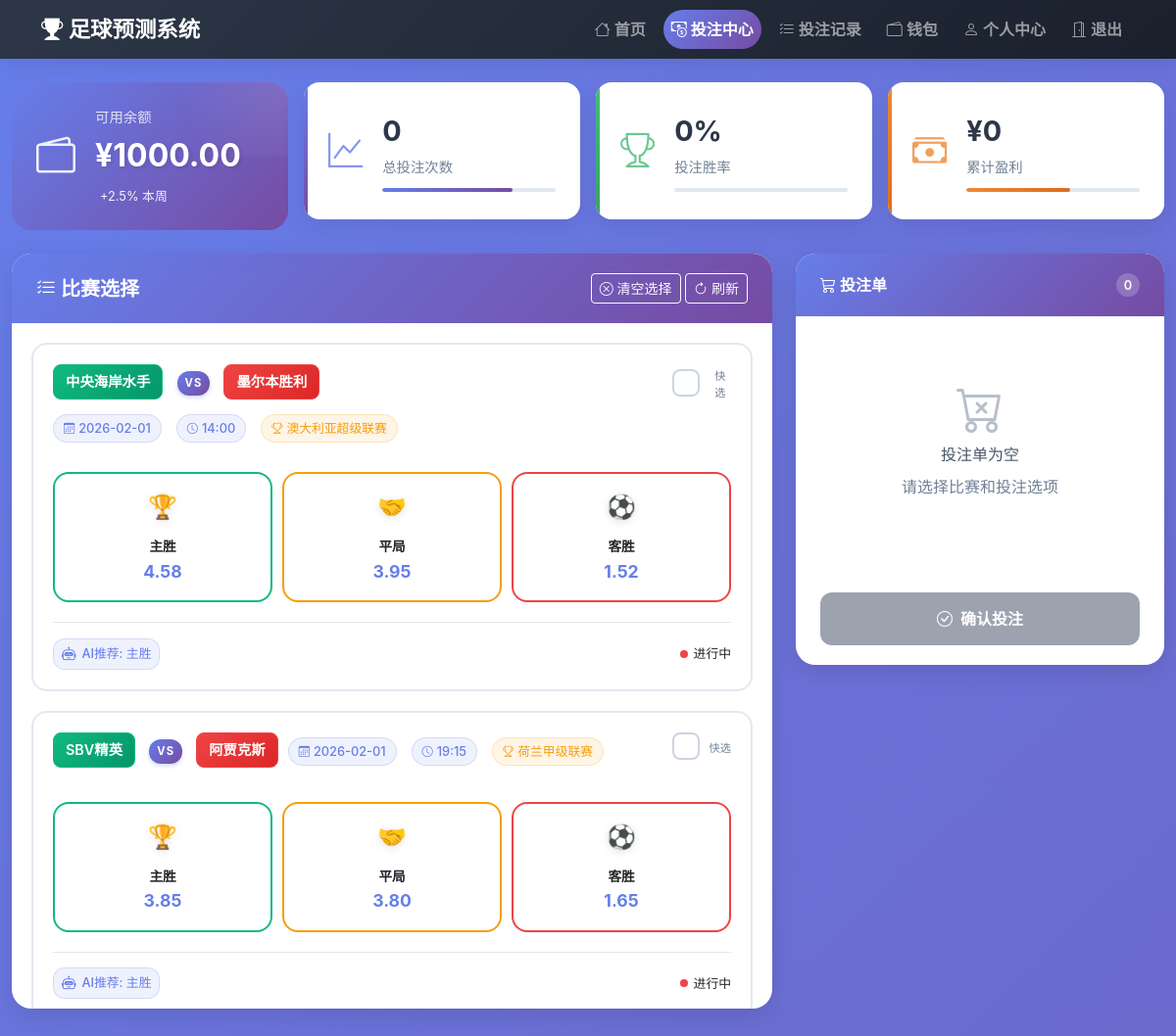
/betting (signed in), run on the app's committed database.
### tables this page shows
CREATE TABLE wallets (
            id INTEGER PRIMARY KEY AUTOINCREMENT,
            user_id INTEGER UNIQUE NOT NULL,
            balance REAL DEFAULT 1000.0,
            total_bet REAL DEFAULT 0.0,
            total_win REAL DEFAULT 0.0,
            total_loss REAL DEFAULT 0.0,
            created_at DATETIME DEFAULT CURRENT_TIMESTAMP,
            updated_at DATETIME DEFAULT CURRENT_TIMESTAMP,
            FOREIGN KEY (user_id) REFERENCES users (id) ON DELETE CASCADE
        );

CREATE TABLE predictions (
                    match_id TEXT PRIMARY KEY,
                    match_date TEXT NOT NULL,
                    match_time TEXT NOT NULL,
                    league TEXT,
                    home_team TEXT,
                    away_team TEXT,
                    ml_prediction TEXT,
                    ml_win_prob REAL,
                    ml_draw_prob REAL,
                    ml_lose_prob REAL,
                    ml_predicted_score TEXT,
                    ml_total_goals_range TEXT,
                    dl_prediction TEXT,
                    dl_win_prob REAL,
                    dl_draw_prob REAL,
                    dl_lose_prob REAL,
                    dl_predicted_score TEXT,
                    dl_total_goals_range TEXT,
                    actual_result TEXT,
                    real_match_id TEXT,
                    ai_prediction TEXT,
                    ai_win_rate REAL,
                    ai_reason TEXT,
                    actual_score TEXT,
                    actual_total_goals INTEGER,
                    actual_home_goals INTEGER,
                    actual_away_goals INTEGER
                , win_odds REAL, draw_odds REAL, lose_odds REAL, last_updated DATETIME);

### app.py (the view)
@app.route('/betting')
@login_required
def betting_center():
    user_id = session['user_id']
    wallet = get_user_wallet(user_id)
    betting_stats = get_betting_statistics(user_id)
    recent_bets = get_user_betting_records(user_id, 10)
    conn = get_db_connection()
    today_str = datetime.now().strftime('%Y-%m-%d')
    available_matches = conn.execute(
        "SELECT * FROM predictions WHERE match_date >= ? ORDER BY match_date, match_time", (today_str,)
    ).fetchall()
    conn.close()
    matches = [dict_from_row(match) for match in available_matches]
    matches = filter_active_matches(matches) # 过滤已结束的比赛
    return render_template('betting.html',
                         wallet=wallet,
                         betting_stats=betting_stats,
                         recent_bets=recent_bets,
                         matches=matches)

### app.py (called while the page is built)
def get_db_connection():
    conn = sqlite3.connect(DB_FILE)
    conn.row_factory = sqlite3.Row  # 这使得查询结果可以像字典一样访问列
    return conn

def dict_from_row(row):
    if row is None:
        return None
    return dict(zip(row.keys(), row))

def get_user_wallet(user_id):
    conn = get_db_connection()
    wallet = conn.execute(
        "SELECT * FROM wallets WHERE user_id = ?", (user_id,)
    ).fetchone()
    conn.close()
    return dict_from_row(wallet) if wallet else None

def get_user_betting_records(user_id, limit=20):
    conn = get_db_connection()
    records = conn.execute('''
        SELECT * FROM betting_records
        WHERE user_id = ?
        ORDER BY bet_time DESC
        LIMIT ?
    ''', (user_id, limit)).fetchall()
    conn.close()
    return [dict_from_row(record) for record in records]

def login_required(f):
    @wraps(f)
    def decorated_function(*args, **kwargs):
        if 'user_id' not in session:
            return redirect(url_for('login'))
        return f(*args, **kwargs)
    return decorated_function

def is_match_finished(match_date, match_time):
    try:
        match_datetime_str = match_date + ' ' + match_time
        match_datetime = datetime.strptime(match_datetime_str, '%Y-%m-%d %H:%M')
        match_end_time = match_datetime + timedelta(hours=2)
        current_time = datetime.now()
        return current_time > match_end_time
    except (ValueError, TypeError):
        return False

def filter_active_matches(matches):
    active_matches = []
    for match in matches:
        if not is_match_finished(match.get('match_date', ''), match.get('match_time', '')):
            active_matches.append(match)
    return active_matches

### templates/betting.html (shortened to what this page needs)
<!DOCTYPE html>
<html lang="zh-CN">
<head>
    <link href="{{ url_for('static', filename='css/bootstrap.min.css') }}" rel="stylesheet">
    <link rel="stylesheet" href="{{ url_for('static', filename='css/bootstrap-icons.css') }}">
</head>
<body>
    <nav class="navbar navbar-expand-lg navbar-dark bg-dark">
        <div class="container">
            <a class="navbar-brand" href="{{ url_for('index') }}">
                <i class="bi bi-trophy-fill"></i> 足球预测系统
            </a>
            <div class="navbar-nav ms-auto">
                <a class="nav-link" href="{{ url_for('index') }}">
                    <i class="bi bi-house"></i> 首页
                </a>
                <a class="nav-link active" href="{{ url_for('betting_center') }}">
                    <i class="bi bi-cash-coin"></i> 投注中心
                </a>
                <a class="nav-link" href="{{ url_for('betting_records') }}">
                    <i class="bi bi-list-check"></i> 投注记录
                </a>
                <a class="nav-link" href="{{ url_for('wallet') }}">
                    <i class="bi bi-wallet2"></i> 钱包
                </a>
                <a class="nav-link" href="{{ url_for('profile') }}">
                    <i class="bi bi-person"></i> 个人中心
                </a>
                <a class="nav-link" href="{{ url_for('logout') }}" onclick="return confirm('确定要退出吗？')">
                    <i class="bi bi-door-open"></i> 退出
                </a>
            </div>
        </div>
    </nav>
    <div class="container-fluid mt-4">
        <div class="dashboard-header mb-4">
            <div class="row g-3">
                <div class="col-lg-3 col-md-6">
                    <div class="wallet-card">
                        <div class="wallet-icon">
                            <i class="bi bi-wallet2"></i>
                        </div>
                        <div class="wallet-content">
                            <div class="wallet-label">可用余额</div>
                            <div class="wallet-amount">¥{{ "%.2f"|format(wallet.balance) if wallet else "0.00" }}</div>
                            <div class="wallet-change">
                                <span>+2.5% 本周</span>
                            </div>
                        </div>
                    </div>
                </div>
                <div class="col-lg-3 col-md-6">
                    <div class="stats-card stats-card-primary">
                        <div class="stats-icon">
                            <i class="bi bi-graph-up"></i>
                        </div>
                        <div class="stats-content">
                            <div class="stats-number">{{ betting_stats.total_bets or 0 }}</div>
                            <div class="stats-label">总投注次数</div>
                            <div class="stats-progress">
                                <div class="progress-bar" style="width: 75%"></div>
                            </div>
                        </div>
                    </div>
                </div>
                <div class="col-lg-3 col-md-6">
                    <div class="stats-card stats-card-success">
                        <div class="stats-icon">
                            <i class="bi bi-trophy"></i>
                        </div>
                        <div class="stats-content">
                            <div class="stats-number">{{ betting_stats.win_rate or 0 }}%</div>
                            <div class="stats-label">投注胜率</div>
                            <div class="stats-progress">
                            </div>
                        </div>
                    </div>
                </div>
                <div class="col-lg-3 col-md-6">
                    <div class="stats-card stats-card-warning">
                        <div class="stats-icon">
                            <i class="bi bi-cash-stack"></i>
                        </div>
                        <div class="stats-content">
                            <div class="stats-number">¥{{ "%.0f"|format(betting_stats.total_win_amount or 0) }}</div>
                            <div class="stats-label">累计盈利</div>
                            <div class="stats-progress">
                                <div class="progress-bar" style="width: 60%"></div>
                            </div>
                        </div>
                    </div>
                </div>
            </div>
        </div>
        <div class="row">
            <div class="col-lg-8 mb-4">
                <div class="betting-panel">
                    <div class="panel-header">
                        <h5><i class="bi bi-list-check"></i> 比赛选择</h5>
                        <div class="panel-actions">
                            <button class="btn btn-sm btn-outline-light" onclick="clearAllSelections()">
                                <i class="bi bi-x-circle"></i> 清空选择
                            </button>
                            <button class="btn btn-sm btn-outline-light" onclick="refreshMatches()">
                                <i class="bi bi-arrow-clockwise"></i> 刷新
                            </button>
                        </div>
                    </div>
                    <div class="match-grid">
                        {% if matches %}
                            {% for match in matches[:12] %}
                            <div class="match-item" data-match-id="{{ match.match_id }}">
                                <div class="match-header">
                                    <div class="match-info">
                                        <div class="match-teams">
                                            <span class="team-badge home">{{ match.home_team }}</span>
                                            <span class="vs-indicator">VS</span>
                                            <span class="team-badge away">{{ match.away_team }}</span>
                                        </div>
                                        <div class="match-details">
                                            <span class="detail-chip">
                                                <i class="bi bi-calendar3"></i>
                                                {{ match.match_date }}
                                            </span>
                                            <span class="detail-chip">
                                                <i class="bi bi-clock"></i>
                                                {{ match.match_time }}
                                            </span>
                                            <span class="detail-chip league">
                                                <i class="bi bi-trophy"></i>
                                                {{ match.league }}
                                            </span>
                                        </div>
                                    </div>
                                    <div class="match-selector">
                                        <div class="custom-checkbox" onclick="toggleMatchSelection('{{ match.match_id }}')" title="快速选择/取消该比赛">
                                        </div>
                                        <span class="selector-label">快选</span>
                                    </div>
                                </div>
                                <div class="betting-section">
                                    <div class="betting-options">
                                        <div class="bet-card win" data-option="胜" data-odds="{{ match.win_odds or 2.1 }}"
                                             onclick="selectBetOption('{{ match.match_id }}', '{{ match.home_team }}', '{{ match.away_team }}', '{{ match.league }}', '{{ match.match_date }}', '{{ match.match_time }}', '胜', {{ match.win_odds or 2.1 }}, this)">
                                            <div class="bet-icon">🏆</div>
                                            <div class="bet-info">
                                                <div class="bet-label">主胜</div>
                                                <div class="bet-odds">{{ "%.2f"|format(match.win_odds or 2.1) }}</div>
                                            </div>
                                        </div>
                                        <div class="bet-card draw" data-option="平" data-odds="{{ match.draw_odds or 3.2 }}"
                                             onclick="selectBetOption('{{ match.match_id }}', '{{ match.home_team }}', '{{ match.away_team }}', '{{ match.league }}', '{{ match.match_date }}', '{{ match.match_time }}', '平', {{ match.draw_odds or 3.2 }}, this)">
                                            <div class="bet-icon">🤝</div>
                                            <div class="bet-info">
                                                <div class="bet-label">平局</div>
                                                <div class="bet-odds">{{ "%.2f"|format(match.draw_odds or 3.2) }}</div>
                                            </div>
                                        </div>
                                        <div class="bet-card lose" data-option="负" data-odds="{{ match.lose_odds or 2.8 }}"
                                             onclick="selectBetOption('{{ match.match_id }}', '{{ match.home_team }}', '{{ match.away_team }}', '{{ match.league }}', '{{ match.match_date }}', '{{ match.match_time }}', '负', {{ match.lose_odds or 2.8 }}, this)">
                                            <div class="bet-icon">⚽</div>
                                            <div class="bet-info">
                                                <div class="bet-label">客胜</div>
                                                <div class="bet-odds">{{ "%.2f"|format(match.lose_odds or 2.8) }}</div>
                                            </div>
                                        </div>
                                    </div>
                                </div>
                                <div class="match-meta">
                                    <div class="ai-recommendation">
                                        <i class="bi bi-robot"></i>
                                        <span>AI推荐: 主胜</span>
                                    </div>
                                    <div class="match-status">
                                        <span class="status-indicator live"></span>
                                        <span>进行中</span>
                                    </div>
                                </div>
                            </div>
                            {% endfor %}
                        {% endif %}
                    </div>
                </div>
            </div>
            <div class="col-lg-4 mb-4">
                <div class="betting-cart">
                    <div class="cart-header">
                        <h6><i class="bi bi-cart3"></i> 投注单</h6>
                        <div class="cart-badge" id="cartCount">0</div>
                    </div>
                    <div class="cart-content" id="cartContent">
                    </div>
                    <div style="padding: 20px 25px;">
                        <button class="place-bet-btn" id="placeBetBtn" onclick="placeBatchBets()" disabled>
                            <i class="bi bi-check-circle"></i>
                            确认投注
                        </button>
                    </div>
                </div>
            </div>
        </div>
    </div>
</body>
</html>

### data on the page
wallets: balance "1000.00"
predictions: home_team "中央海岸水手", away_team "墨尔本胜利", match_date "2026-02-01", match_time "14:00", league "澳大利亚超级联赛", win_odds "4.58", draw_odds "3.95", lose_odds "1.52"
predictions: home_team "SBV精英", away_team "阿贾克斯", match_date "2026-02-01", match_time "19:15", league "荷兰甲级联赛", win_odds "3.85", draw_odds "3.80", lose_odds "1.65"

### other printed values
{{ betting_stats.total_bets or 0 }} "0"
{{ betting_stats.win_rate or 0 }} "0"
{{ "%.0f"|format(betting_stats.total_win_amount or 0) }} "0"
